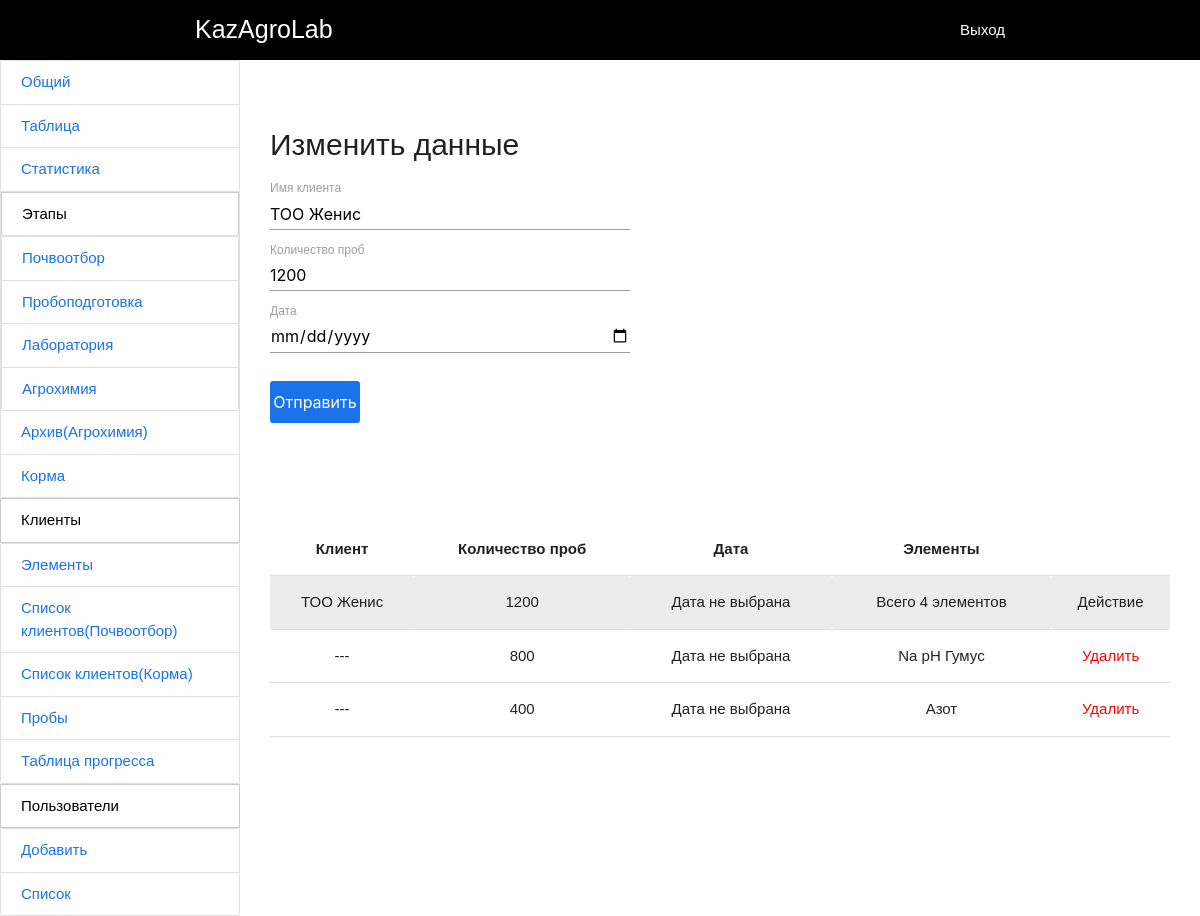
Page /clients/6 (signed in) on the committed database.
### navi/models.py (models this page shows, shortened)
class Client(models.Model):
    name = models.CharField(max_length=500)
    countSamples = models.IntegerField()
    date = models.DateField(null=True, blank=True)
    nowTime = models.DateTimeField(auto_now_add=True, blank=True, null=True)
    class Meta:
        verbose_name = 'Клиент'
        verbose_name_plural = 'Клиенты'

class Samples(models.Model):
    client = models.ForeignKey(Client, on_delete=models.CASCADE, related_name='samples')
    count = models.IntegerField()
    elements = models.ManyToManyField(elementsName, related_name='elements')
    date = models.DateField(null=True, blank=True)
    nowTime = models.DateTimeField(auto_now_add=True, blank=True, null=True)
    class Meta:
        verbose_name = 'Проба'
        verbose_name_plural = 'Пробы'

class elementsName(models.Model):
    name = models.CharField(max_length=500)
    basic = models.BooleanField(default=False)
    def __str__(self):
        return self.name
    class Meta:
        verbose_name = 'Элемент'
        verbose_name_plural = 'Элементы'

### navi/myDecorators.py (the view)
        def wrapper(request,*args,**kwargs):
            g = False
            for i in groups:
                for j in list(request.user.groups.all()):
                    if i==str(j):
                        g = True
            if g:
                return func(request,*args,**kwargs)
            else:
                return render(request,'403.html')

### navi/context_processors.py (called while the page is built)
def UserGroups(request):
    user = request.user
    groups = user.groups.all()
    list_group = []
    for i in groups:
        list_group.append(i.name)
    return {"userGroups":list_group}

### navi/myDecorators.py (called while the page is built)
def hasGroups(groups = []):
    def has_groups(func):
        def wrapper(request,*args,**kwargs):
            g = False
            for i in groups:
                for j in list(request.user.groups.all()):
                    if i==str(j):
                        g = True
            if g:
                return func(request,*args,**kwargs)
            else:
                return render(request,'403.html')
        return wrapper
    return has_groups

### navi/views.py (called while the page is built)
@login_required(redirect_field_name='login')
@hasGroups(groups = ['Админ'])
def detailClient(request, pk):
    update = 'updateClient'
    client = Client.objects.get(pk=pk)
    clientSamples = Samples.objects.filter(client = client)
    ostatok = client.countSamples
    zero = []
    for i in clientSamples:
        ostatok -= i.count
        for j in i.elements.all():
            zero.append(j.name)
    elCount = len(set(zero))
    return render(request, 'detailClient.html',{'update':update,
                                                'client':client,
                                                'clientSamples':clientSamples,
                                                'ostatok':ostatok,
                                                'elCount':elCount})

### navi/templates/detailClient.html (shortened to what this page needs)
{% extends 'base.html' %}
{% load mytags %}
{% block content %}
<h2 class="content_title form_add_title">Изменить данные</h2>
<form class="form_add" action="{% url update client.pk %}" method="POST">
    <label for="client_name">Имя клиента</label>
    <input name="name" type="text" class="input" id="client_name" required value='{{ client.name }}'>
    <label for="prob_count">Количество проб</label>
    <input name="countSamples" type="number" class="input" id="prob_count" required value='{{ client.countSamples }}'>
    <label>Дата</label>
    <input name="date" type="date" class="input" required value='{% if client.date %}{{client.date.year}}-{{client.date.month|validDate}}-{{client.date.day|validDate}}{% endif %}'>
    <button type="submit" class="form_add_btn">Отправить</button>
</form>
<table class="prop_table centered">
    <thead>
        <tr>
            <th class="table_head">Клиент</th>
            <th class="table_head">Количество проб</th>
            <th class="table_head">Дата</th>
            <th class="table_head">Элементы</th>
        </tr>
    </thead>
    <tbody>
        <tr style="    background-color: #bebebe4a;">
            <td>{{client.name}}</td>
            <td>{{client.countSamples}}</td>
            <td>{% if client.date %}{{client.date}}{% else %}Дата не выбрана{% endif %}</td>
            <td> Всего {{elCount}} элементов  </td>
            <td> Действие </td>
        </tr>
        {% for i in clientSamples %}
        <tr>
            <td> --- </td>
            <td>{{i.count}}</td>
            <td>{% if i.date %}{{i.date}}{% else %}Дата не выбрана{% endif %}</td>
            <td>{% for j in i.elements.all %} {{j}} {% endfor %}</td>
            <td><a href="{% url 'deleteSample' i.pk  %}" class="table_action table_action_delete modal-trigger">Удалить</a></td>
        </tr>
    {% endfor %}
    </tbody>
</table>
{% endblock %}

### navi/static/css/style.css (style rules this page uses)
body { font-family: 'Noto Sans JP', sans-serif; width: 100%; }
.input { height: 2rem !important; margin-top: 18px; outline: none; padding: 12px 12px; }
.content_title { font-size: 39px; margin: 15px 0; font-weight: 600; }
.content_title.form_add_title { font-size: 30px; font-weight: 400; margin-top: 65px; }
.form_add { min-width: 300px; max-width: 360px; margin-bottom: 100px; }
.form_add_btn { margin-top: 20px; background-color: #1A73E8; color: #fff; border: 0; padding: 10px 0; border-radius: 3px; width: 90px; font-size: 16px; cursor: pointer; border: 2px solid #1A73E8; transition: 0.3s; }
.table_head { cursor: pointer !important; z-index: 10; }
.table_action { color: #083d83; cursor: pointer; }
.table_action.table_action_delete { color: red; }
.table_head { cursor: pointer; }

### rows in the picture
Client: name "ТОО Женис", countSamples "1200"
Samples: count "800", shows "Дата не выбрана"
elementsName: name "Na"
elementsName: name "pH"
elementsName: name "Гумус"
Samples: count "400", shows "Дата не выбрана"
elementsName: name "Азот"

### other values in the picture
{{ elCount }} "4"
